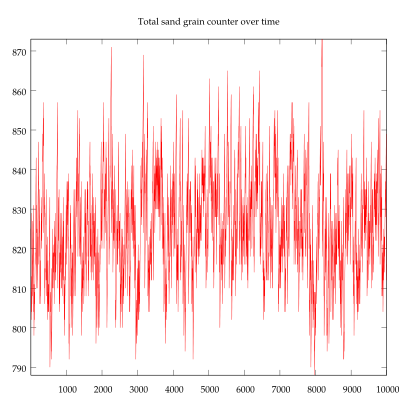

Generate this figure with gnuplot:
# Use this as a template to graph results
set terminal pdf enhance font "palatino,10" size 4,4

set output 'grains.pdf'
set title  "Total sand grain counter over time"

set palette rgb 21,22,23

set autoscale xfix
set autoscale yfix
set autoscale cbfix

plot 'timecount.dat' using 1:2 with lines ls 1 notitle
